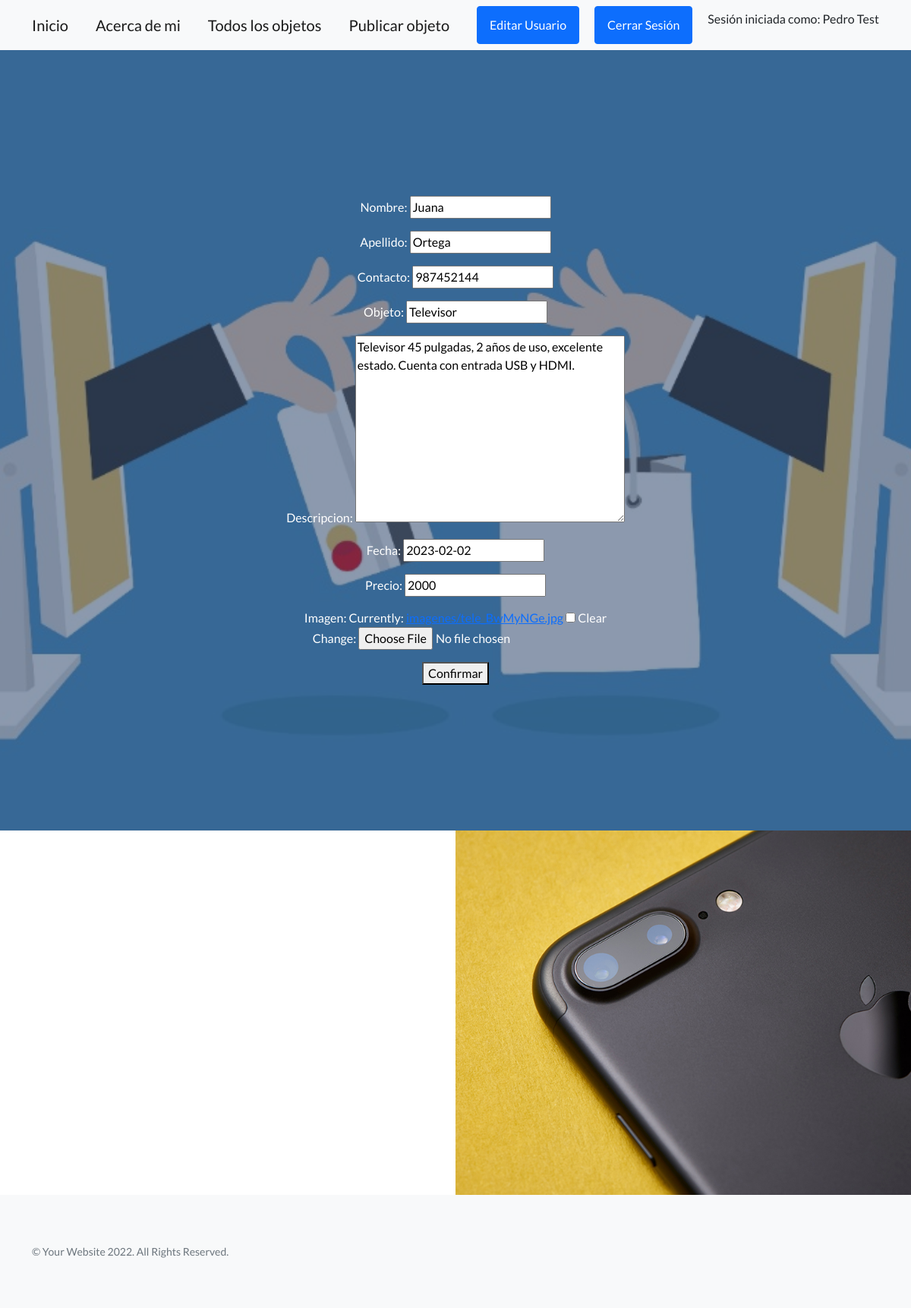
The page /AppCoder/editarObjeto/Televisor (signed in) on the database its author committed.
### AppCoder/models.py (models this page shows, shortened)
class ObjetoVenta(models.Model):
    nombre = models.CharField(max_length=60, null=True)
    apellido = models.CharField(max_length=60, null=True)
    contacto = models.IntegerField(blank=True, null=True)
    objeto = models.CharField(max_length=60)
    descripcion = models.TextField(max_length=300)
    fecha = models.DateField()
    precio = models.IntegerField(blank=True, null=True)
    imagen = models.ImageField(upload_to="imagenes", null=True, blank=True)

### AppCoder/views.py (the view)
# urls.py: path('editarObjeto/<objetoNombre>', editarObjeto, name="Editarobjeto"),
@login_required
def editarObjeto(request, objetoNombre):
    objeto1 = ObjetoVenta.objects.get(objeto=objetoNombre)
    if request.method == "POST":
        formulario1 = ObjetoFormulario(request.POST, request.FILES)
        if formulario1.is_valid():
            info = formulario1.cleaned_data
            objeto1.nombre = info["nombre"]
            objeto1.apellido = info["apellido"]
            objeto1.contacto = info["contacto"]
            objeto1.objeto = info["objeto"]
            objeto1.descripcion = info["descripcion"]
            objeto1.fecha = info["fecha"]
            objeto1.precio = info["precio"]
            objeto1.imagen = info["imagen"]
            objeto1.save()
            return render(request, 'AppCoder/inicio.html')
    else:
        formulario1 = ObjetoFormulario(initial={"nombre":objeto1.nombre,"apellido":objeto1.apellido,"contacto":objeto1.contacto,"objeto":objeto1.objeto, "descripcion":objeto1.descripcion, "fecha":objeto1.fecha, "precio":objeto1.precio, "imagen":objeto1.imagen})
    return render(request, 'AppCoder/editarObjeto.html', {"form": formulario1, "resultado":objetoNombre})

### AppCoder/forms.py
class ObjetoFormulario(forms.ModelForm):
    class Meta:
        model = ObjetoVenta
        fields = ["nombre","apellido","contacto","objeto", "descripcion", "fecha", "precio", "imagen"]

### AppCoder/templates/AppCoder/editarObjeto.html
{% extends "AppCoder/padre.html" %}
{% load static %}
{% block principal %}
<form action="" enctype="multipart/form-data" method="POST"> {% csrf_token %}
    {{form.as_p}}
    <button type="submit">Confirmar</button>
</form>
{% endblock %}

### AppCoder/templates/AppCoder/padre.html (shortened to what this page needs)
<!DOCTYPE html>
<html lang="en">
    <head>
        {% load static %}
        <link href="https://cdn.jsdelivr.net/npm/bootstrap-icons@1.5.0/font/bootstrap-icons.css" rel="stylesheet" type="text/css" />
        <link href="{% static 'AppCoder/css/styles.css' %}" rel="stylesheet" />
    </head>
    <body>
        <nav class="navbar navbar-light bg-light static-top">
            <div class="container">
                <a class="navbar-brand" href="{% url 'Inicio' %}">Inicio</a>
                <a class="navbar-brand" href="{% url 'About' %}">Acerca de mi</a>
                <a class="navbar-brand" href="{% url 'Verobjetos' %}">Todos los objetos</a>
                {% if request.user.is_authenticated %}
                <a class="navbar-brand" href="{% url 'Venta' %}">Publicar objeto</a>
                <a class="btn btn-primary" href="{% url 'EditarUsuario'  %}">Editar Usuario</a>
                <a class="btn btn-primary" href="{% url 'Logout'  %}">Cerrar Sesión</a>
                <p>Sesión iniciada como: {{user.first_name}} {{user.last_name}}</p>
                {% else %}
                <a class="btn btn-primary" href="{% url 'Register'  %}">Registrarse</a>
                <a class="btn btn-primary" href="{% url 'Login'  %}">Iniciar Sesión</a>
                {% endif %}
            </div>
        </nav>
        <header class="masthead">
            <div class="container position-relative">
                <div class="row justify-content-center">
                    <div class="col-xl-6">
                        <div class="text-center text-white">
                            {% block principal %}
                            {% endblock %}
                        </div>
                    </div>
                </div>
            </div>
        </header>
        <section class="showcase">
            <div class="container-fluid p-0">
                <div class="row g-0">
                    <div class="col-lg-6 order-lg-2 text-white showcase-img" style="background-image: url('assets/img/bg-showcase-1.jpg')"></div>
                    <div class="col-lg-6 order-lg-1 my-auto showcase-text">
                    </div>
                </div>
        </section>
        <footer class="footer bg-light">
            <div class="container">
                <div class="row">
                    <div class="col-lg-6 h-100 text-center text-lg-start my-auto">
                        <p class="text-muted small mb-4 mb-lg-0">&copy; Your Website 2022. All Rights Reserved.</p>
                    </div>
                </div>
            </div>
        </footer>
    </body>
</html>

### rows shown on the page
ObjetoVenta: nombre "Juana", apellido "Ortega", contacto "987452144", objeto "Televisor", descripcion "Televisor 45 pulgadas, 2 años de uso, excelente estado. Cuenta con entrada USB y HDMI.", fecha "2023-02-02", precio "2000"

### other values the page prints
{{ user.first_name }} "Pedro"
{{ user.last_name }} "Test"
